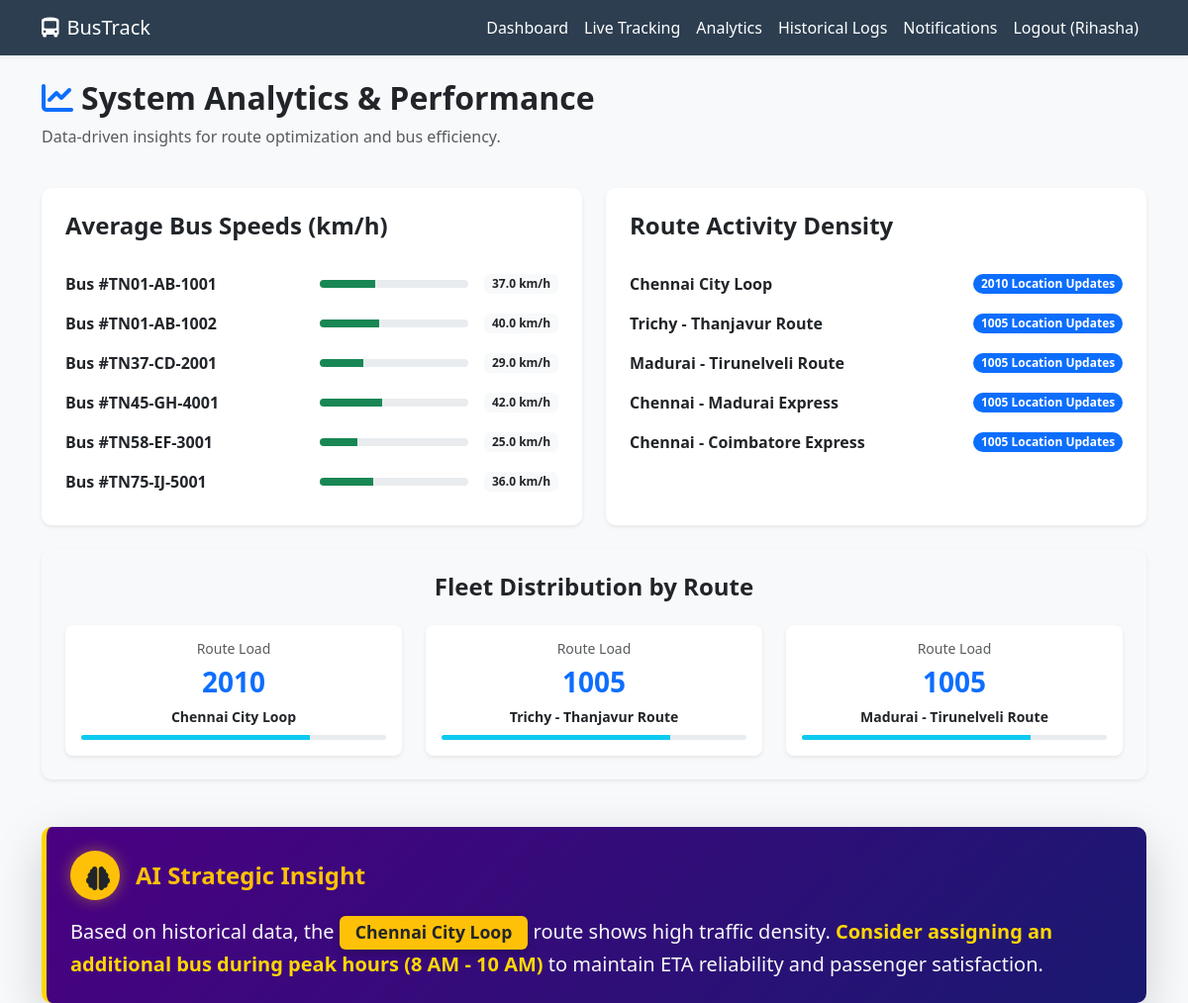
Screenshot of /analytics/ (signed in) with the database file from the repository.
### tracking/models.py (models this page shows, shortened)
class User(AbstractUser):
    IS_PASSENGER = 'passenger'
    IS_ADMIN = 'admin'
    ROLE_CHOICES = [
        (IS_PASSENGER, 'Passenger'),
        (IS_ADMIN, 'Admin'),
    ]
    role = models.CharField(max_length=10, choices=ROLE_CHOICES, default=IS_PASSENGER)
    phone_number = models.CharField(max_length=15, blank=True, null=True)

class Bus(models.Model):
    STATUS_CHOICES = [
        ('active', 'Active'),
        ('inactive', 'Inactive'),
        ('maintenance', 'Maintenance'),
    ]
    bus_number = models.CharField(max_length=20, unique=True)
    license_plate = models.CharField(max_length=20)
    status = models.CharField(max_length=15, choices=STATUS_CHOICES, default='active')
    current_route = models.ForeignKey(Route, on_delete=models.SET_NULL, null=True, blank=True)
    current_lat = models.DecimalField(max_digits=9, decimal_places=6, default=0.0)
    current_lon = models.DecimalField(max_digits=9, decimal_places=6, default=0.0)
    speed = models.DecimalField(max_digits=5, decimal_places=2, default=0.0)
    last_updated = models.DateTimeField(auto_now=True)
    total_seats = models.PositiveIntegerField(default=40)
    occupied_seats = models.PositiveIntegerField(default=0)

class Route(models.Model):
    name = models.CharField(max_length=100)
    source = models.CharField(max_length=100)
    destination = models.CharField(max_length=100)
    stops = models.ManyToManyField(BusStop, through='RouteStop')

### tracking/views.py (the view)
# urls.py: path('analytics/', views.analytics_dashboard, name='analytics'),
@login_required
def analytics_dashboard(request):
    avg_speeds = Bus.objects.all().values('bus_number').annotate(avg_speed=Avg('speed'))
    route_traffic = BusLocationHistory.objects.values('bus__current_route__name').annotate(pings=Count('id')).order_by('-pings')
    return render(request, 'tracking/analytics.html', {
        'avg_speeds': avg_speeds,
        'route_traffic': route_traffic
    })

### tracking/templates/tracking/analytics.html (shortened to what this page needs)
{% extends 'tracking/base.html' %}
{% block content %}
<div class="row">
    <div class="col-md-12 mb-4">
        <h2 class="fw-bold"><i class="fas fa-chart-line me-2 text-primary"></i>System Analytics & Performance</h2>
        <p class="text-muted">Data-driven insights for route optimization and bus efficiency.</p>
    </div>
</div>
<div class="row">
    <div class="col-md-6 mb-4">
        <div class="card p-4 h-100 shadow-sm border-0">
            <h4 class="fw-bold mb-4">Average Bus Speeds (km/h)</h4>
            <div class="list-group">
                {% for bus in avg_speeds %}
                <div class="list-group-item d-flex justify-content-between align-items-center border-0 px-0">
                    <span class="fw-bold">Bus #{{ bus.bus_number }}</span>
                    <div class="d-flex align-items-center">
                        <div class="progress me-3" style="width: 150px; height: 8px;">
                            <div class="progress-bar bg-success" style="width: {{ bus.avg_speed|default:0 }}%"></div>
                        </div>
                        <span class="badge bg-light text-dark">{{ bus.avg_speed|floatformat:1 }} km/h</span>
                    </div>
                </div>
                {% endfor %}
            </div>
        </div>
    </div>
    <div class="col-md-6 mb-4">
        <div class="card p-4 h-100 shadow-sm border-0">
            <h4 class="fw-bold mb-4">Route Activity Density</h4>
            <div class="list-group">
                {% for route in route_traffic %}
                <div class="list-group-item d-flex justify-content-between align-items-center border-0 px-0">
                    <span class="fw-bold">{{ route.bus__current_route__name|default:"Unassigned" }}</span>
                    <span class="badge bg-primary rounded-pill">{{ route.pings }} Location Updates</span>
                </div>
                {% empty %}
                <p class="text-muted">No route movement data collected yet.</p>
                {% endfor %}
            </div>
        </div>
    </div>
</div>
<div class="row">
    <div class="col-12 mb-4">
        <div class="card p-4 shadow-sm border-0 bg-light">
            <h4 class="fw-bold mb-4 text-center">Fleet Distribution by Route</h4>
            <div class="row">
                {% for route in route_traffic|slice:":3" %}
                <div class="col-md-4 text-center">
                    <div class="p-3 bg-white rounded-3 shadow-sm">
                        <h6 class="text-muted small uppercase">Route Load</h6>
                        <div class="h3 fw-bold text-primary">{{ route.pings }}</div>
                        <div class="small fw-bold">{{ route.bus__current_route__name|default:"Others" }}</div>
                        <div class="progress mt-2" style="height: 5px;">
                            <div class="progress-bar bg-info" style="width: 75%;"></div>
                        </div>
                    </div>
                </div>
                {% endfor %}
            </div>
        </div>
    </div>
</div>
<div class="row mt-4">
    <div class="col-12">
        <div class="card p-4 border-0 shadow-lg text-white" style="background: linear-gradient(135deg, #4b0082 0%, #191970 100%); border-left: 5px solid #ffd700 !important;">
            <div class="d-flex align-items-center mb-3">
                <div class="bg-warning text-dark rounded-circle p-3 me-3" style="width: 50px; height: 50px; display: grid; place-items: center; box-shadow: 0 0 15px rgba(255,215,0,0.4);">
                    <i class="fas fa-brain" style="font-size: 24px;"></i>
                </div>
                <h4 class="fw-bold mb-0 text-warning">AI Strategic Insight</h4>
            </div>
            <p class="mb-0 lead" style="color: #f8f9fa;">
                Based on historical data, the
                <span class="badge bg-warning text-dark px-3 py-2 fw-bold" style="font-size: 1.1rem; box-shadow: 0 4px 8px rgba(0,0,0,0.2);">
                    {% firstof route_traffic.0.bus__current_route__name "Chennai City Loop" %}
                </span>
                route shows high traffic density.
                <span style="color: #ffd700; font-weight: bold;">Consider assigning an additional bus during peak hours (8 AM - 10 AM)</span>
                to maintain ETA reliability and passenger satisfaction.
            </p>
        </div>
    </div>
</div>
{% endblock %}

### tracking/templates/tracking/base.html (shortened to what this page needs)
<!DOCTYPE html>
<html lang="en">
<head>
    <link href="https://cdn.jsdelivr.net/npm/bootstrap@5.3.0/dist/css/bootstrap.min.css" rel="stylesheet">
    <link rel="stylesheet" href="https://cdnjs.cloudflare.com/ajax/libs/font-awesome/6.0.0/css/all.min.css">
</head>
<body>
    <nav class="navbar navbar-expand-lg navbar-dark shadow-sm">
        <div class="container">
            <a class="navbar-brand" href="{% url 'index' %}">
                <i class="fas fa-bus-alt me-2"></i>BusTrack
            </a>
            <div class="collapse navbar-collapse" id="navbarNav">
                <ul class="navbar-nav ms-auto">
                    {% if user.is_authenticated %}
                    <li class="nav-item">
                        <a class="nav-link" href="{% url 'dashboard' %}">Dashboard</a>
                    </li>
                    <li class="nav-item">
                        <a class="nav-link" href="{% url 'live_tracking' %}">Live Tracking</a>
                    </li>
                    <li class="nav-item">
                        <a class="nav-link" href="{% url 'analytics' %}">Analytics</a>
                    </li>
                    <li class="nav-item">
                        <a class="nav-link" href="{% url 'historical_data' %}">Historical Logs</a>
                    </li>
                    <li class="nav-item">
                        <a class="nav-link" href="{% url 'notifications' %}">
                            Notifications
                        </a>
                    </li>
                    <li class="nav-item">
                        <a class="nav-link" href="{% url 'logout' %}">Logout ({{ user.username }})</a>
                    </li>
                    {% endif %}
                </ul>
            </div>
        </div>
    </nav>
    <div class="container mt-4">
        {% block content %}{% endblock %}
    </div>
</body>
</html>

### tracking/templates/tracking/base.html (style rules this page uses)
:root { --primary-color: #2c3e50; --secondary-color: #34495e; --accent-color: #3498db; --bg-light: #f8f9fa; }
body { font-family: 'Segoe UI', Tahoma, Geneva, Verdana, sans-serif; background-color: var(--bg-light); }
.navbar { background-color: var(--primary-color) !important; }
.navbar-brand, .nav-link { color: white !important; }
.card { border: none; box-shadow: 0 4px 6px rgba(0, 0, 0, 0.1); border-radius: 10px; }

### rows the page displays
User: username "Rihasha"
Bus: bus_number "TN01-AB-1001", {{ bus.avg_speed|default:0 }} 37 (drawn), avg_speed "37.0"
Bus: bus_number "TN01-AB-1002", {{ bus.avg_speed|default:0 }} 40 (drawn), avg_speed "40.0"
Bus: bus_number "TN37-CD-2001", {{ bus.avg_speed|default:0 }} 29 (drawn), avg_speed "29.0"
Bus: bus_number "TN45-GH-4001", {{ bus.avg_speed|default:0 }} 42 (drawn), avg_speed "42.0"
Bus: bus_number "TN58-EF-3001", {{ bus.avg_speed|default:0 }} 25 (drawn), avg_speed "25.0"
Bus: bus_number "TN75-IJ-5001", {{ bus.avg_speed|default:0 }} 36 (drawn), avg_speed "36.0"
Route: bus__current_route__name "Chennai City Loop", pings "2010"
Route: bus__current_route__name "Trichy - Thanjavur Route", pings "1005"
Route: bus__current_route__name "Madurai - Tirunelveli Route", pings "1005"
Route: bus__current_route__name "Chennai - Madurai Express", pings "1005"
Route: bus__current_route__name "Chennai - Coimbatore Express", pings "1005"
